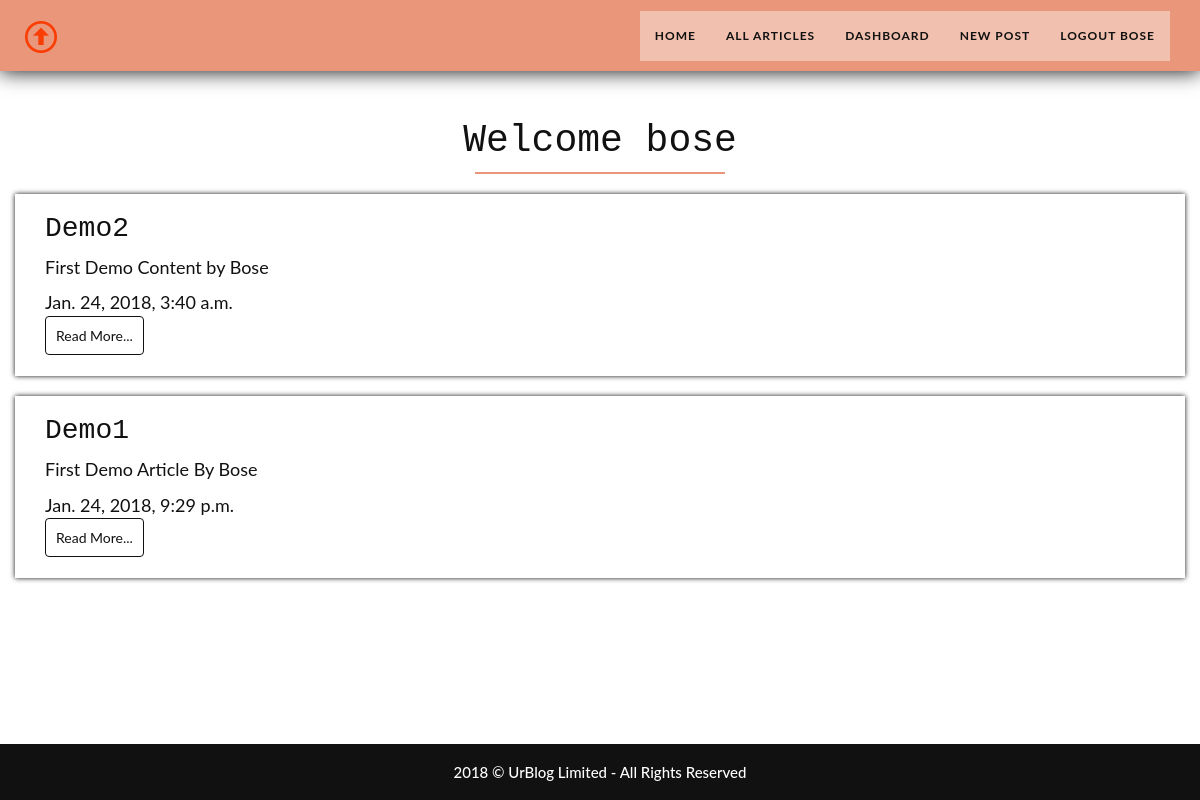
The page /article/auther-article/ (signed in) on the database its author committed.
### articles/models.py (models this page shows)
class Article(models.Model):
	title = models.CharField(max_length = 100)
	slug = models.SlugField()
	content = models.TextField()
	date = models.DateTimeField(auto_now_add = True)
	auther = models.ForeignKey(User, default=None)

### articles/views.py (the view)
@login_required(login_url = '/account/signin')
def auther_article(request):
	title = 'Dashboard'
	auther = request.user
	articles = Article.objects.all().filter(auther=auther)
	return render(request, 'articles/auther_article.html',
	{'articles':articles, 'auther':auther, 'title':title})

### articles/templates/articles/auther_article.html
{% extends 'layout.html'%}
{% block content %}
<div id="auther-article-part">
	<div class="container">
		<h2> Welcome {{ auther }}</h2>
		<div class="divider"></div>
		{% for article in articles %}
			<div class="auther-article-content">
				<h4>{{ article.title }}</h4>
				<p>{{ article.content }}</p>
				<p>{{ article.date }}</p>
				<a href="{% url 'articles:article_detail' slug=article.slug %}">Read More...</a>
			</div>
		{% endfor %}
	</div>
</div>
{% endblock %}

### templates/layout.html (shortened to what this page needs)
{% load static %}
<!DOCTYPE html>
<html>
<head>
	<link rel="stylesheet" type="text/css" href="{% static 'css/bootstrap.min.css' %}">
	<link rel="stylesheet" type="text/css" href="{% static 'css/animate.min.css' %}">
	<link rel="stylesheet" type="text/css" href="{% static 'css/font-awesome.min.css' %}">
	<link rel="stylesheet" type="text/css" href="{% static 'css/proarticss.css' %}">
</head>
<body>
	<div id="header-part">
		<nav class="navbar navbar-custom navbar-fixed-top">
			<div class="container">
				<div class="navbar-header">
	                <a class="navbar-brand" href="{% url 'welcome' %}"><img src="{% static 'images/header.png' %}"></a>
				</div>
				<div class="collapse navbar-collapse navbar-right">
					<ul class="nav navbar-nav">
						<li><a href="{% url 'welcome' %}">Home</a></li>
						<li><a href="{% url 'articles:all_article' %}">All Articles</a></li>
						{% if request.user.is_authenticated %}
							<li><a href="{% url 'articles:auther_article' %}">Dashboard</a></li>
							<li><a href="{% url 'articles:create_article' %}">New Post</a></li>
							<li><a href="{% url 'accounts:signout' %}">Logout {{ request.user }}</a></li>
						{% else %}
							<li><a href="{% url 'accounts:signup' %}">Signup</a></li>
							<li><a href="{% url 'accounts:signin' %}">Signin</a></li>
						{% endif %}
					</ul>
				</div>
			</div>
		</nav>
	</div>
	<div class="wrapper">
		{% block content %}
		{% endblock %}
	</div>
	<nav class="navbar navbar-fixed-bottom">
		<div id="footer-part">
	    	<div class="container">
				<div class="row">
					<div class="col-md-12">
						<div class="footer-content wow bounceIn" data-wow-offset="0" data-wow-delay="0.5s">
							<h4> 2018 &copy; UrBlog Limited - All Rights Reserved</h4>
						</div>
					</div>
				</div>
			</div>
		</div>
	</nav>
</body>
</html>

### static/css/proarticss.css (style rules this page uses)
html { width: 100%; height: 100%; }
body { width: 100%; height: 100%; color: #111111; background-color: #ffffff; font-family: 'Lato',sans-serif; }
.divider { margin:0 auto; width:250px; border:1px solid #e9967a; }
#header-part .navbar-custom { background:#e9967a; box-shadow:0px 0px 20px rgba(5, 5, 5,5); }
#header-part .navbar-header { padding:10px; }
#header-part .navbar-header a { padding:11px 0px 0px 0px; }
#header-part .navbar-right { padding:11px 0px 0px 0px; }
#header-part .nav.navbar-nav { background-color: rgba(255,255,255,.4); }
#header-part .navbar-custom ul li a { font-size: 12px; letter-spacing: 1px; color:#111111; text-transform: uppercase; font-weight: 700; }
#footer-part { width:100%; background:#111111; }
#footer-part .container { padding:10px 0px 10px 0px; }
#footer-part .footer-content { text-align:center; }
#footer-part .footer-content h4 { color:#ffffff; font-size:15px; }
#auther-article-part { width:100%; background:#ffffff; }
#auther-article-part .container { padding:100px 0px 80px 0px; }
#auther-article-part .container h2 { text-align:center; color:#111111; font-size:38px; font-family:'Kaushan Script', monospace; }
#auther-article-part .auther-article-content { box-shadow:0px 0px 5px #111111; margin: 20px 0px 20px 0px; padding: 10px 30px 30px 30px; text-align: justify; }
#auther-article-part .auther-article-content h4 { font-size:28px; font-family:'Kaushan Script', monospace; }
#auther-article-part .auther-article-content p { font-size:18px; }
#auther-article-part .auther-article-content a { color:#111111; border-radius:4px; padding:10px 10px 10px 10px; border:1px solid #111111; }

### rows shown on the page
Article: title "Demo2", content "First Demo Content by Bose", date "Jan. 24, 2018, 3:40 a.m."
Article: title "Demo1", content "First Demo Article By Bose", date "Jan. 24, 2018, 9:29 p.m."

### other values the page prints
{{ request.user }} "BOSE"
{{ auther }} "bose"
